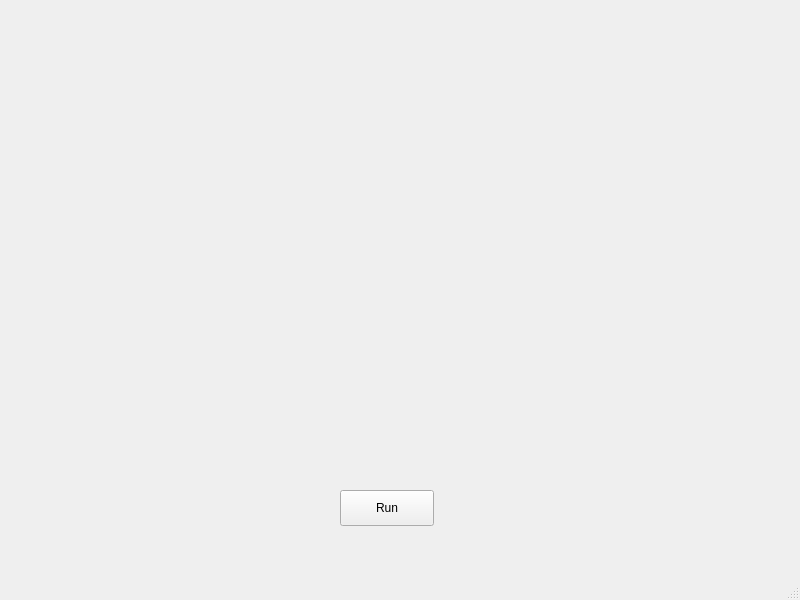
<?xml version="1.0" encoding="UTF-8"?>
<ui version="4.0">
 <class>MainWindow</class>
 <widget class="QMainWindow" name="MainWindow">
  <property name="geometry">
   <rect>
    <x>0</x>
    <y>0</y>
    <width>800</width>
    <height>600</height>
   </rect>
  </property>
  <property name="windowTitle">
   <string>MainWindow</string>
  </property>
  <widget class="QWidget" name="centralwidget">
   <widget class="QPushButton" name="pushButton">
    <property name="geometry">
     <rect>
      <x>340</x>
      <y>490</y>
      <width>94</width>
      <height>36</height>
     </rect>
    </property>
    <property name="text">
     <string>Run</string>
    </property>
   </widget>
  </widget>
  <widget class="QMenuBar" name="menubar">
   <property name="geometry">
    <rect>
     <x>0</x>
     <y>0</y>
     <width>800</width>
     <height>32</height>
    </rect>
   </property>
  </widget>
  <widget class="QStatusBar" name="statusbar"/>
 </widget>
 <resources/>
 <connections/>
</ui>
